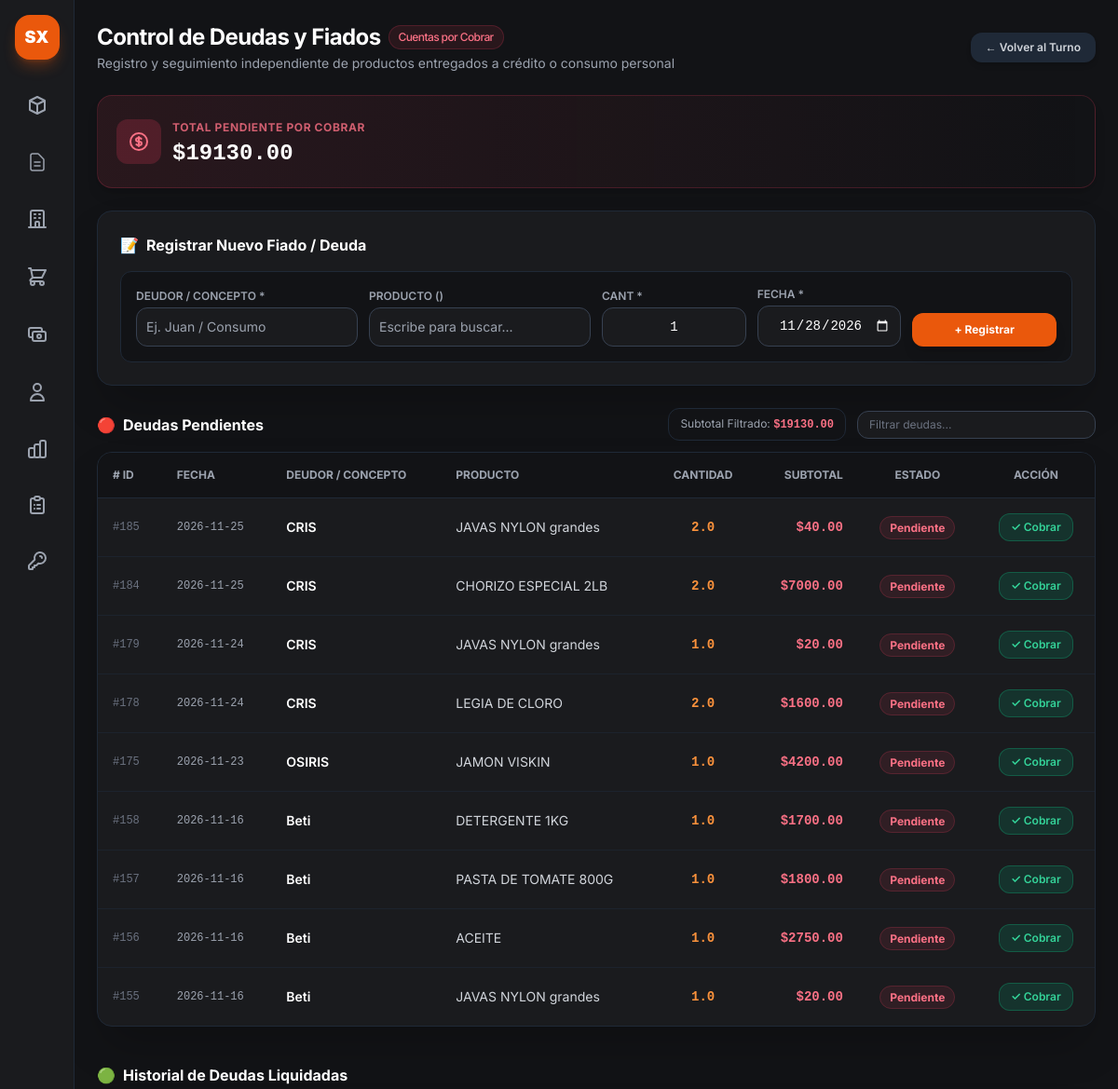
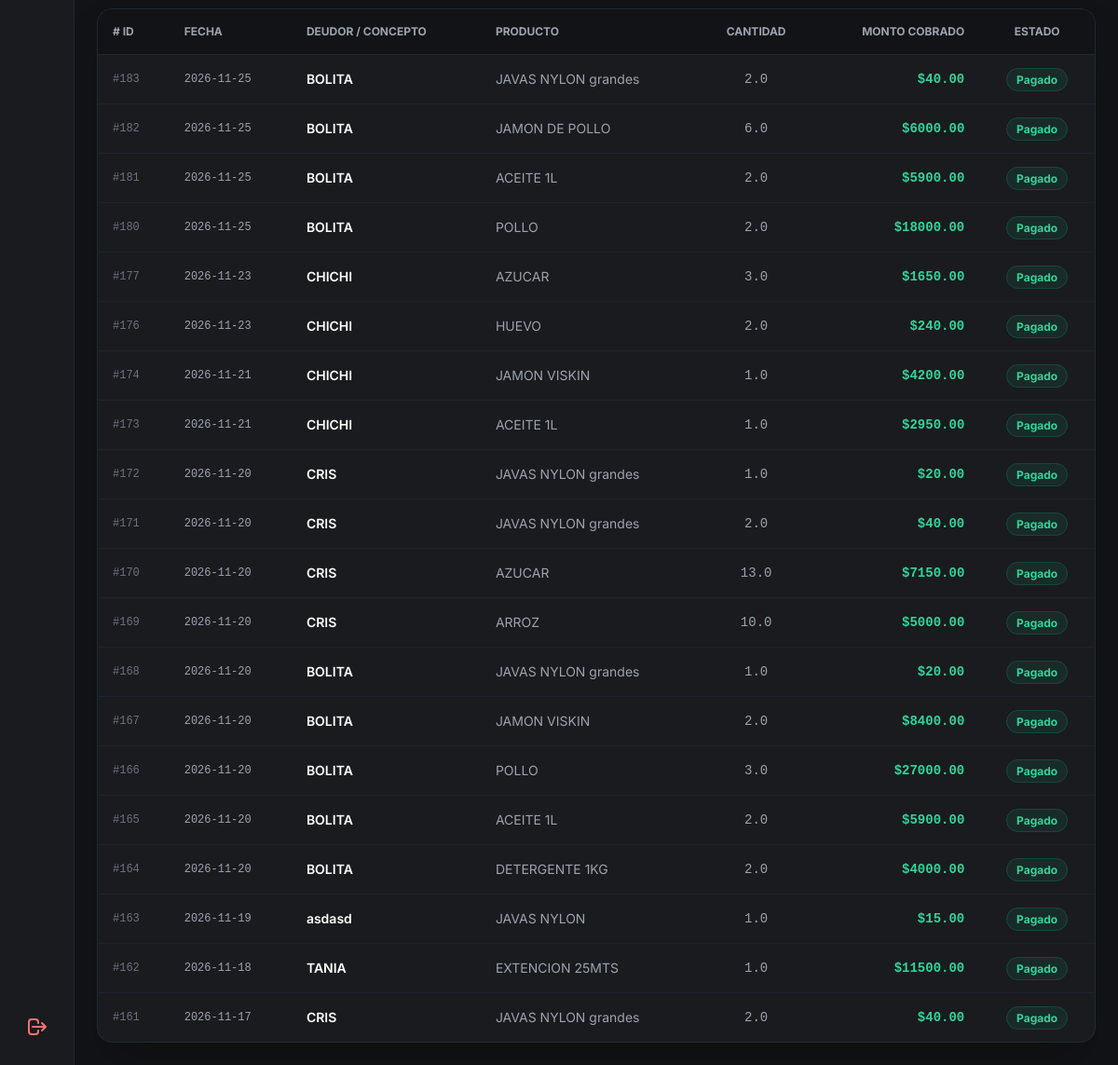
The page /deudas (signed in) on the database its author committed (2 pictures, top to bottom).
### app.py (models this page shows)
class DeudaCierre(db.Model):
    __tablename__ = 'deudas_cierre'
    id = db.Column(db.Integer, primary_key=True)
    cierre_id = db.Column(db.Integer, db.ForeignKey('cierres_dia.id'), nullable=True)
    producto_id = db.Column(db.Integer, db.ForeignKey('productos.id'), nullable=True)
    producto_nombre = db.Column(db.String(100), nullable=True)
    concepto = db.Column(db.String(150), nullable=False)
    cantidad = db.Column(db.Float, default=1.0)
    subtotal = db.Column(db.Float, default=0.0)
    estado = db.Column(db.String(20), default='pendiente')
    fecha = db.Column(db.DateTime, default=datetime.now)
    producto = db.relationship('Producto', backref='deudas_cierre')

### app.py (the view)
@app.route('/deudas')
def vista_deudas():
    if 'user' not in session:
        return redirect(url_for('login'))
    productos = Producto.query.filter(or_(Producto.activo == True, Producto.activo.is_(None))).all()
    deudas_pendientes = DeudaCierre.query.filter_by(estado='pendiente').order_by(DeudaCierre.id.desc()).all()
    deudas_cobradas = DeudaCierre.query.filter_by(estado='pagado').order_by(DeudaCierre.id.desc()).limit(20).all()
    total_pendiente = sum(d.subtotal for d in deudas_pendientes if d.subtotal)
    return render_template(
        'deudas.html',
        productos=productos,
        deudas=deudas_pendientes,
        historial=deudas_cobradas,
        total_pendiente=total_pendiente
    )

### app.py (called while the page is built)
@app.context_processor
def inject_today():
    return {'hoy': date.today()}

### templates/deudas.html (shortened to what this page needs)
{% extends "base.html" %}
{% block content %}
<main class="p-6 space-y-6 flex-1 overflow-y-auto">
    <header class="flex flex-col sm:flex-row sm:items-center justify-between gap-4">
        <div>
            <h1 class="text-2xl font-bold text-white tracking-tight flex items-center gap-2">
                Control de Deudas y Fiados
                <span class="text-xs font-medium px-2.5 py-1 rounded-full bg-rose-500/10 text-rose-400 border border-rose-500/20">
                    Cuentas por Cobrar
                </span>
            </h1>
            <p class="text-sm text-gray-400 mt-0.5">
                Registro y seguimiento independiente de productos entregados a crédito o consumo personal
            </p>
        </div>
        <div class="flex items-center gap-3">
            <a href="{{ url_for('vista_cierre') }}" class="px-4 py-2 bg-gray-800 hover:bg-gray-700 text-gray-300 font-semibold rounded-xl text-xs transition flex items-center gap-1.5 shadow-md">
                <span>← Volver al Turno</span>
            </a>
        </div>
    </header>
    <div class="bg-gradient-to-r from-rose-500/10 via-rose-500/5 to-transparent border border-rose-500/20 rounded-2xl p-5 flex items-center justify-between shadow-lg">
        <div class="flex items-center gap-3">
            <div class="p-3 bg-rose-500/20 text-rose-400 rounded-xl">
            </div>
            <div>
                <span class="text-xs uppercase font-bold text-rose-400/80 tracking-wider">Total Pendiente por Cobrar</span>
                <p class="text-2xl font-black text-white font-mono mt-0.5">${{ "%.2f"|format(total_pendiente) }}</p>
            </div>
        </div>
    </div>
    <div class="bg-[#1a1b1e] border border-gray-800 rounded-2xl p-6 shadow-2xl space-y-4">
        <h2 class="text-base font-bold text-white flex items-center gap-2">
            <span>📝</span> Registrar Nuevo Fiado / Deuda
        </h2>
        <form action="{{ url_for('guardar_deuda') }}" method="POST" class="grid grid-cols-1 sm:grid-cols-12 gap-3 items-end bg-[#121316] p-4 rounded-xl border border-gray-800 text-sm">
            <div class="sm:col-span-3">
                <label class="block text-xs font-semibold text-gray-400 uppercase mb-1">Deudor / Concepto *</label>
                <input type="text" name="concepto" required placeholder="Ej. Juan / Consumo"
                    class="w-full bg-[#1a1b1e] border border-gray-700 rounded-xl p-2.5 text-white focus:border-orange-500 focus:outline-none">
            </div>
            <div class="sm:col-span-3">
                <label class="block text-xs font-semibold text-gray-400 uppercase mb-1">Producto ()</label>
                <input type="text" id="input-producto-busqueda" list="lista-productos-deudas" placeholder="Escribe para buscar..."
                    class="w-full bg-[#1a1b1e] border border-gray-700 rounded-xl p-2.5 text-white focus:border-orange-500 focus:outline-none">
            </div>
            <div class="sm:col-span-2">
                <label class="block text-xs font-semibold text-gray-400 uppercase mb-1">Cant *</label>
                <input type="number" name="cantidad" step="any" min="0.01" value="1" required
                    class="w-full bg-[#1a1b1e] border border-gray-700 rounded-xl p-2.5 text-white text-center font-mono focus:border-orange-500 focus:outline-none">
            </div>
            <div class="sm:col-span-2">
                <label class="block text-xs font-semibold text-gray-400 uppercase mb-1">Fecha *</label>
                <input type="date" id="fecha-deuda" name="fecha" required
                    class="w-full bg-[#1a1b1e] border border-gray-700 rounded-xl p-2.5 text-white text-center font-mono focus:border-orange-500 focus:outline-none [color-scheme:dark]">
            </div>
            <div class="sm:col-span-2">
                <button type="submit"
                    class="w-full py-2.5 bg-orange-600 hover:bg-orange-500 text-white font-bold rounded-xl text-xs transition shadow-lg active:scale-95">
                    + Registrar
                </button>
            </div>
        </form>
    </div>
    <div class="space-y-3">
        <div class="flex flex-col sm:flex-row sm:items-center justify-between gap-3">
            <h3 class="text-base font-bold text-white flex items-center gap-2">
                <span>🔴</span> Deudas Pendientes
            </h3>
            <div class="flex items-center gap-3">
                <div class="text-xs text-gray-400 bg-[#121316] border border-gray-800 px-3 py-2 rounded-xl">
                    Subtotal Filtrado: <span id="subtotal-filtrado" class="font-mono font-bold text-rose-400">$0.00</span>
                </div>
                <div class="relative">
                    <input type="text" id="buscador-deudas" placeholder="Filtrar deudas..."
                        class="bg-[#1a1b1e] border border-gray-700 rounded-xl px-3 py-1.5 text-xs text-white placeholder-gray-500 focus:border-orange-500 focus:outline-none w-48 sm:w-64">
                </div>
            </div>
        </div>
        <div class="bg-[#1a1b1e] border border-gray-800 rounded-2xl overflow-hidden shadow-2xl">
            <div class="overflow-x-auto">
                <table class="w-full text-left border-collapse text-sm">
                    <thead>
                        <tr class="bg-[#121316] border-b border-gray-800 text-xs font-semibold text-gray-400 uppercase">
                            <th class="p-4"># ID</th>
                            <th class="p-4">Fecha</th>
                            <th class="p-4">Deudor / Concepto</th>
                            <th class="p-4">Producto</th>
                            <th class="p-4 text-center">Cantidad</th>
                            <th class="p-4 text-right">Subtotal</th>
                            <th class="p-4 text-center">Estado</th>
                            <th class="p-4 text-center">Acción</th>
                        </tr>
                    </thead>
                    <tbody id="tabla-deudas-body" class="divide-y divide-gray-800/60 text-gray-300">
                        {% for d in deudas %}
                        <tr class="hover:bg-gray-800/30 fila-deuda" data-subtotal="{{ d.subtotal }}">
                            <td class="p-4 font-mono text-xs text-gray-500">#{{ d.id }}</td>
                            <td class="p-4 text-xs font-mono text-gray-400">
                                {{ d.fecha.strftime('%Y-%m-%d') if d.fecha else 'N/A' }}
                            </td>
                            <td class="p-4 font-semibold text-white">{{ d.concepto }}</td>
                            <td class="p-4 text-gray-300">
                                {% if d.producto_nombre %}
                                    {{ d.producto_nombre }}
                                {% else %}
                                    <span class="text-xs text-gray-500 italic">Sin producto asociado</span>
                                {% endif %}
                            </td>
                            <td class="p-4 text-center font-mono text-orange-400 font-bold">{{ d.cantidad }}</td>
                            <td class="p-4 text-right font-mono font-bold text-rose-400 valor-subtotal">
                                ${{ "%.2f"|format(d.subtotal) }}
                            </td>
                            <td class="p-4 text-center">
                                <span class="px-2.5 py-1 rounded-full text-xs font-bold bg-rose-500/10 text-rose-400 border border-rose-500/20">
                                    {{ d.estado|capitalize }}
                                </span>
                            </td>
                            <td class="p-4 text-center">
                                <form action="{{ url_for('cobrar_deuda', id=d.id) }}" method="POST">
                                    <button type="submit" onclick="return confirm('¿Marcar la deuda de \'{{ d.concepto }}\' como totalmente cobrada?');"
                                        class="px-3 py-1.5 bg-emerald-600/20 hover:bg-emerald-600 text-emerald-400 hover:text-white border border-emerald-500/30 rounded-xl text-xs font-semibold transition active:scale-95 inline-flex items-center gap-1">
                                        ✓ Cobrar
                                    </button>
                                </form>
                            </td>
                        </tr>
                        {% else %}
                        <tr id="fila-vacia-tabla">
                            <td colspan="8" class="p-8 text-center text-gray-500 italic">No hay deudas o fiados pendientes registrados.</td>
                        </tr>
                        {% endfor %}
                    </tbody>
                </table>
            </div>
        </div>
    </div>
    <div class="space-y-3 pt-4">
        <h3 class="text-base font-bold text-white flex items-center gap-2">
            <span>🟢</span> Historial de Deudas Liquidadas
        </h3>
        <div class="bg-[#1a1b1e] border border-gray-800 rounded-2xl overflow-hidden shadow-2xl">
            <div class="overflow-x-auto">
                <table class="w-full text-left border-collapse text-sm">
                    <thead>
                        <tr class="bg-[#121316] border-b border-gray-800 text-xs font-semibold text-gray-400 uppercase">
                            <th class="p-4"># ID</th>
                            <th class="p-4">Fecha</th>
                            <th class="p-4">Deudor / Concepto</th>
                            <th class="p-4">Producto</th>
                            <th class="p-4 text-center">Cantidad</th>
                            <th class="p-4 text-right">Monto Cobrado</th>
                            <th class="p-4 text-center">Estado</th>
                        </tr>
                    </thead>
                    <tbody class="divide-y divide-gray-800/60 text-gray-300">
                        {% for h in historial %}
                        <tr class="hover:bg-gray-800/30">
                            <td class="p-4 font-mono text-xs text-gray-500">#{{ h.id }}</td>
                            <td class="p-4 text-xs font-mono text-gray-400">
                                {{ h.fecha.strftime('%Y-%m-%d') if h.fecha else 'N/A' }}
                            </td>
                            <td class="p-4 font-semibold text-white">{{ h.concepto }}</td>
                            <td class="p-4 text-gray-400">{{ h.producto_nombre or 'Sin producto' }}</td>
                            <td class="p-4 text-center font-mono text-gray-400">{{ h.cantidad }}</td>
                            <td class="p-4 text-right font-mono font-bold text-emerald-400">
                                ${{ "%.2f"|format(h.subtotal) }}
                            </td>
                            <td class="p-4 text-center">
                                <span class="px-2.5 py-1 rounded-full text-xs font-bold bg-emerald-500/10 text-emerald-400 border border-emerald-500/20">
                                    {{ h.estado|capitalize }}
                                </span>
                            </td>
                        </tr>
                        {% else %}
                        <tr>
                            <td colspan="7" class="p-6 text-center text-gray-500 italic">No se registran cobros previos en el historial.</td>
                        </tr>
                        {% endfor %}
                    </tbody>
                </table>
            </div>
        </div>
    </div>
</main>
{% endblock %}

### static/css/style.css (style rules this page uses)
body { font-family: 'Inter', sans-serif; }
input[type=number] { -moz-appearance: textfield; }

### rows shown on the page
DeudaCierre: id "185", fecha "2026-11-25", concepto "CRIS", producto_nombre "JAVAS NYLON grandes", cantidad "2.0", subtotal "40.00", estado "Pendiente"
DeudaCierre: id "184", fecha "2026-11-25", concepto "CRIS", producto_nombre "CHORIZO ESPECIAL 2LB", cantidad "2.0", subtotal "7000.00", estado "Pendiente"
DeudaCierre: id "179", fecha "2026-11-24", concepto "CRIS", producto_nombre "JAVAS NYLON grandes", cantidad "1.0", subtotal "20.00", estado "Pendiente"
DeudaCierre: id "178", fecha "2026-11-24", concepto "CRIS", producto_nombre "LEGIA DE CLORO", cantidad "2.0", subtotal "1600.00", estado "Pendiente"
DeudaCierre: id "175", fecha "2026-11-23", concepto "OSIRIS", producto_nombre "JAMON VISKIN", cantidad "1.0", subtotal "4200.00", estado "Pendiente"
DeudaCierre: id "158", fecha "2026-11-16", concepto "Beti", producto_nombre "DETERGENTE 1KG", cantidad "1.0", subtotal "1700.00", estado "Pendiente"
DeudaCierre: id "157", fecha "2026-11-16", concepto "Beti", producto_nombre "PASTA DE TOMATE 800G", cantidad "1.0", subtotal "1800.00", estado "Pendiente"
DeudaCierre: id "156", fecha "2026-11-16", concepto "Beti", producto_nombre "ACEITE", cantidad "1.0", subtotal "2750.00", estado "Pendiente"
DeudaCierre: id "155", fecha "2026-11-16", concepto "Beti", producto_nombre "JAVAS NYLON grandes", cantidad "1.0", subtotal "20.00", estado "Pendiente"
DeudaCierre: id "183", fecha "2026-11-25", concepto "BOLITA", producto_nombre "JAVAS NYLON grandes", cantidad "2.0", subtotal "40.00", estado "Pagado"
DeudaCierre: id "182", fecha "2026-11-25", concepto "BOLITA", producto_nombre "JAMON DE POLLO", cantidad "6.0", subtotal "6000.00", estado "Pagado"
DeudaCierre: id "181", fecha "2026-11-25", concepto "BOLITA", producto_nombre "ACEITE 1L", cantidad "2.0", subtotal "5900.00", estado "Pagado"
DeudaCierre: id "180", fecha "2026-11-25", concepto "BOLITA", producto_nombre "POLLO", cantidad "2.0", subtotal "18000.00", estado "Pagado"
DeudaCierre: id "177", fecha "2026-11-23", concepto "CHICHI", producto_nombre "AZUCAR", cantidad "3.0", subtotal "1650.00", estado "Pagado"
DeudaCierre: id "176", fecha "2026-11-23", concepto "CHICHI", producto_nombre "HUEVO", cantidad "2.0", subtotal "240.00", estado "Pagado"
DeudaCierre: id "174", fecha "2026-11-21", concepto "CHICHI", producto_nombre "JAMON VISKIN", cantidad "1.0", subtotal "4200.00", estado "Pagado"
DeudaCierre: id "173", fecha "2026-11-21", concepto "CHICHI", producto_nombre "ACEITE 1L", cantidad "1.0", subtotal "2950.00", estado "Pagado"
DeudaCierre: id "172", fecha "2026-11-20", concepto "CRIS", producto_nombre "JAVAS NYLON grandes", cantidad "1.0", subtotal "20.00", estado "Pagado"
DeudaCierre: id "171", fecha "2026-11-20", concepto "CRIS", producto_nombre "JAVAS NYLON grandes", cantidad "2.0", subtotal "40.00", estado "Pagado"
DeudaCierre: id "170", fecha "2026-11-20", concepto "CRIS", producto_nombre "AZUCAR", cantidad "13.0", subtotal "7150.00", estado "Pagado"
DeudaCierre: id "169", fecha "2026-11-20", concepto "CRIS", producto_nombre "ARROZ", cantidad "10.0", subtotal "5000.00", estado "Pagado"
DeudaCierre: id "168", fecha "2026-11-20", concepto "BOLITA", producto_nombre "JAVAS NYLON grandes", cantidad "1.0", subtotal "20.00", estado "Pagado"
DeudaCierre: id "167", fecha "2026-11-20", concepto "BOLITA", producto_nombre "JAMON VISKIN", cantidad "2.0", subtotal "8400.00", estado "Pagado"
DeudaCierre: id "166", fecha "2026-11-20", concepto "BOLITA", producto_nombre "POLLO", cantidad "3.0", subtotal "27000.00", estado "Pagado"
DeudaCierre: id "165", fecha "2026-11-20", concepto "BOLITA", producto_nombre "ACEITE 1L", cantidad "2.0", subtotal "5900.00", estado "Pagado"
DeudaCierre: id "164", fecha "2026-11-20", concepto "BOLITA", producto_nombre "DETERGENTE 1KG", cantidad "2.0", subtotal "4000.00", estado "Pagado"
DeudaCierre: id "163", fecha "2026-11-19", concepto "asdasd", producto_nombre "JAVAS NYLON", cantidad "1.0", subtotal "15.00", estado "Pagado"
DeudaCierre: id "162", fecha "2026-11-18", concepto "TANIA", producto_nombre "EXTENCION 25MTS", cantidad "1.0", subtotal "11500.00", estado "Pagado"
DeudaCierre: id "161", fecha "2026-11-17", concepto "CRIS", producto_nombre "JAVAS NYLON grandes", cantidad "2.0", subtotal "40.00", estado "Pagado"

### other values the page prints
{{ "%.2f"|format(total_pendiente) }} "19130.00"
